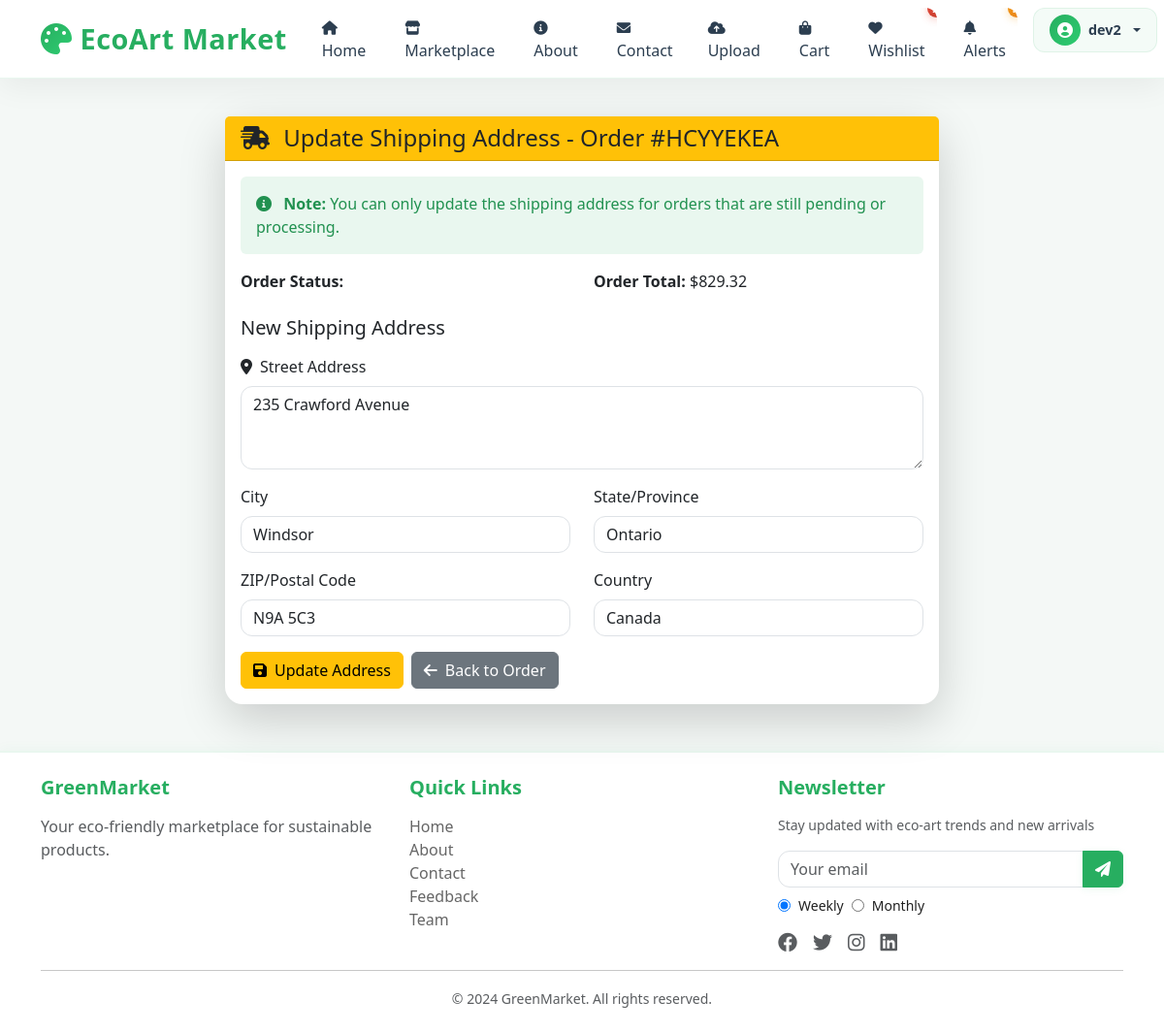
Screenshot of /order/2/shipping/ (signed in) with the database file from the repository.
### market/models.py (models this page shows, shortened)
class Order(models.Model):
    STATUS_CHOICES = [
        ('pending', 'Pending'),
        ('processing', 'Processing'),
        ('shipped', 'Shipped'),
        ('delivered', 'Delivered'),
        ('cancelled', 'Cancelled'),
    ]
    PAYMENT_STATUS_CHOICES = [
        ('pending', 'Pending'),
        ('paid', 'Paid'),
        ('failed', 'Failed'),
        ('refunded', 'Refunded'),
    ]
    PAYMENT_METHOD_CHOICES = [
        ('credit_card', 'Credit Card'),
        ('paypal', 'PayPal'),
        ('bank_transfer', 'Bank Transfer'),
        ('cash_on_delivery', 'Cash on Delivery'),
    ]
    user = models.ForeignKey(User, on_delete=models.CASCADE, related_name='orders')
    order_number = models.CharField(max_length=20, unique=True)
    status = models.CharField(max_length=20, choices=STATUS_CHOICES, default='pending')
    payment_status = models.CharField(max_length=20, choices=PAYMENT_STATUS_CHOICES, default='pending')
    payment_method = models.CharField(max_length=20, choices=PAYMENT_METHOD_CHOICES)
    shipping_address = models.TextField()
    shipping_city = models.CharField(max_length=100)
    shipping_state = models.CharField(max_length=100)
    shipping_zip_code = models.CharField(max_length=20)
    shipping_country = models.CharField(max_length=100)
    shipping_phone = models.CharField(max_length=20)
    subtotal = models.DecimalField(max_digits=10, decimal_places=2)
    shipping_cost = models.DecimalField(max_digits=10, decimal_places=2, default=Decimal('0.00'))
    tax = models.DecimalField(max_digits=10, decimal_places=2, default=Decimal('0.00'))
    total = models.DecimalField(max_digits=10, decimal_places=2)
    created_at = models.DateTimeField(auto_now_add=True)
    updated_at = models.DateTimeField(auto_now=True)
    paid_at = models.DateTimeField(null=True, blank=True)
    shipped_at = models.DateTimeField(null=True, blank=True)
    notes = models.TextField(blank=True, null=True)
    class Meta:
        ordering = ['-created_at']

### market/views.py (the view, shortened to what this page needs)
# urls.py: path('order/<int:order_id>/shipping/', ShippingUpdateView.as_view(), name='shipping_update'),
class ShippingUpdateView(LoginRequiredMixin, View):
    def get(self, request, order_id):
        order = get_object_or_404(Order, id=order_id, user=request.user)
        if order.status not in ['pending', 'processing']:
            messages.error(request, 'This order cannot be modified.')
            return redirect('order_detail', order_id=order_id)
        initial_data = {
            'shipping_address': order.shipping_address,
            'shipping_city': order.shipping_city,
            'shipping_state': order.shipping_state,
            'shipping_zip_code': order.shipping_zip_code,
            'shipping_country': order.shipping_country,
        }
        form = ShippingUpdateForm(initial=initial_data)
        return render(request, 'market/shipping_update.html', {'form': form, 'order': order})

### market/templates/market/shipping_update.html (shortened to what this page needs)
{% extends 'market/base.html' %}
{% block content %}
<div class="container mt-5">
    <div class="row justify-content-center">
        <div class="col-md-8">
            <div class="card shadow-lg border-0">
                <div class="card-header bg-warning text-dark">
                    <h4 class="mb-0">
                        <i class="fas fa-shipping-fast me-2"></i>
                        Update Shipping Address - Order #{{ order.order_number }}
                    </h4>
                </div>
                <div class="card-body">
                    <div class="alert alert-info">
                        <i class="fas fa-info-circle me-2"></i>
                        <strong>Note:</strong> You can only update the shipping address for orders that are still pending or processing.
                    </div>
                    <div class="row mb-4">
                        <div class="col-md-6">
                            <strong>Order Status:</strong>
                            <span class="badge bg-{{ order.status|lower }} ms-2">{{ order.get_status_display }}</span>
                        </div>
                        <div class="col-md-6">
                            <strong>Order Total:</strong> ${{ order.total }}
                        </div>
                    </div>
                    <form method="post">
                        <h5 class="mb-3">New Shipping Address</h5>
                        <div class="mb-3">
                            <label for="id_shipping_address" class="form-label">
                                <i class="fas fa-map-marker-alt me-2"></i>Street Address
                            </label>
                            {{ form.shipping_address }}
                        </div>
                        <div class="row">
                            <div class="col-md-6">
                                <div class="mb-3">
                                    <label for="id_shipping_city" class="form-label">City</label>
                                    {{ form.shipping_city }}
                                </div>
                            </div>
                            <div class="col-md-6">
                                <div class="mb-3">
                                    <label for="id_shipping_state" class="form-label">State/Province</label>
                                    {{ form.shipping_state }}
                                </div>
                            </div>
                        </div>
                        <div class="row">
                            <div class="col-md-6">
                                <div class="mb-3">
                                    <label for="id_shipping_zip_code" class="form-label">ZIP/Postal Code</label>
                                    {{ form.shipping_zip_code }}
                                </div>
                            </div>
                            <div class="col-md-6">
                                <div class="mb-3">
                                    <label for="id_shipping_country" class="form-label">Country</label>
                                    {{ form.shipping_country }}
                                </div>
                            </div>
                        </div>
                        <div class="d-flex gap-2">
                            <button type="submit" class="btn btn-warning">
                                <i class="fas fa-save me-2"></i>Update Address
                            </button>
                            <a href="{% url 'order_detail' order.id %}" class="btn btn-secondary">
                                <i class="fas fa-arrow-left me-2"></i>Back to Order
                            </a>
                        </div>
                    </form>
                </div>
            </div>
        </div>
    </div>
</div>
{% endblock %}

### market/templates/market/base.html (shortened to what this page needs)
<!DOCTYPE html>
<html lang="en">
<head>
    <link href="https://cdn.jsdelivr.net/npm/bootstrap@5.3.0/dist/css/bootstrap.min.css" rel="stylesheet">
    <link rel="stylesheet" href="https://cdnjs.cloudflare.com/ajax/libs/font-awesome/6.0.0/css/all.min.css">
</head>
<body>
    <nav class="navbar navbar-expand-lg navbar-light fixed-top" id="mainNavbar">
        <div class="container">
            <a class="navbar-brand" href="{% url 'home' %}">
                <i class="fas fa-palette brand-icon"></i>
                <span class="brand-text">EcoArt Market</span>
            </a>
            <div class="collapse navbar-collapse" id="navbarNav">
                <ul class="navbar-nav me-auto">
                    <li class="nav-item">
                        <a class="nav-link {% if request.path == '/' %}active{% endif %}" href="{% url 'home' %}">
                            <i class="fas fa-home nav-icon"></i>
                            <span>Home</span>
                        </a>
                    </li>
                    <li class="nav-item">
                        <a class="nav-link {% if request.path == '/market/' %}active{% endif %}" href="{% url 'marketplace' %}">
                            <i class="fas fa-store nav-icon"></i>
                            <span>Marketplace</span>
                        </a>
                    </li>
                    <li class="nav-item">
                        <a class="nav-link {% if request.path == '/about/' %}active{% endif %}" href="{% url 'about' %}">
                            <i class="fas fa-info-circle nav-icon"></i>
                            <span>About</span>
                        </a>
                    </li>
                    <li class="nav-item">
                        <a class="nav-link {% if request.path == '/contact/' %}active{% endif %}" href="{% url 'contact' %}">
                            <i class="fas fa-envelope nav-icon"></i>
                            <span>Contact</span>
                        </a>
                    </li>
                </ul>
                <ul class="navbar-nav user-nav">
                    {% if user.is_authenticated %}
                        <li class="nav-item nav-action-item">
                            <a class="nav-link action-link {% if request.path == '/upload/' %}active{% endif %}" href="{% url 'upload' %}">
                                <i class="fas fa-cloud-upload-alt nav-icon"></i>
                                <span>Upload</span>
                            </a>
                        </li>
                        <li class="nav-item nav-action-item">
                            <a class="nav-link position-relative {% if request.path == '/cart/' %}active{% endif %}" href="{% url 'cart' %}">
                                <i class="fas fa-shopping-bag nav-icon"></i>
                                <span>Cart</span>
                            </a>
                        </li>
                        <li class="nav-item nav-action-item">
                            <a class="nav-link position-relative {% if request.path == '/wishlist/' %}active{% endif %}" href="{% url 'wishlist' %}">
                                <i class="fas fa-heart nav-icon"></i>
                                <span>Wishlist</span>
                                {% if user.is_authenticated %}
                                    {% with wishlist_count=user.wishlist.count %}
                                        {% if wishlist_count > 0 %}
                                            <span class="nav-badge wishlist-badge">{{ wishlist_count }}</span>
                                        {% endif %}
                                    {% endwith %}
                                {% endif %}
                            </a>
                        </li>
                        <li class="nav-item nav-action-item">
                            <a class="nav-link position-relative {% if request.path == '/notifications/' %}active{% endif %}" href="{% url 'notifications' %}">
                                <i class="fas fa-bell nav-icon"></i>
                                <span>Alerts</span>
                                {% if unread_notification_count > 0 %}
                                    <span class="nav-badge notification-badge pulse">{{ unread_notification_count }}</span>
                                {% endif %}
                            </a>
                        </li>
                        <li class="nav-item dropdown nav-user-dropdown">
                            <a class="nav-link dropdown-toggle user-menu" href="#" id="userDropdown" role="button" data-bs-toggle="dropdown" aria-expanded="false">
                                <div class="user-avatar">
                                    {% if user.profile.profile_picture %}
                                        <img src="{{ user.profile.profile_picture.url }}" alt="{{ user.username }}" class="avatar-img">
                                    {% else %}
                                        <i class="fas fa-user-circle"></i>
                                    {% endif %}
                                </div>
                                <span class="user-name">{{ user.username }}</span>
                            </a>
                        </li>
                    {% endif %}
                </ul>
            </div>
        </div>
    </nav>
    <div class="mt-5 pt-4">
        {% block content %}{% endblock %}
    </div>
    <footer class="footer mt-5 py-4">
        <div class="container">
            <div class="row">
                <div class="col-md-4">
                    <h5 class="mb-3">GreenMarket</h5>
                    <p class="text-muted">Your eco-friendly marketplace for sustainable products.</p>
                </div>
                <div class="col-md-4">
                    <h5 class="mb-3">Quick Links</h5>
                    <ul class="list-unstyled">
                        <li><a href="{% url 'home' %}" class="text-decoration-none">Home</a></li>
                        <li><a href="{% url 'about' %}" class="text-decoration-none">About</a></li>
                        <li><a href="{% url 'contact' %}" class="text-decoration-none">Contact</a></li>
                        <li><a href="{% url 'user_feedback' %}" class="text-decoration-none">Feedback</a></li>
                        <li><a href="{% url 'team' %}" class="text-decoration-none">Team</a></li>
                    </ul>
                </div>
                <div class="col-md-4">
                    <h5 class="mb-3">Newsletter</h5>
                    <p class="text-muted small">Stay updated with eco-art trends and new arrivals</p>
                    <form id="newsletter-form" onsubmit="subscribeNewsletter(event)">
                        <div class="input-group mb-2">
                            <input type="email" class="form-control" name="email" placeholder="Your email" required>
                            <button class="btn btn-success" type="submit">
                                <i class="fas fa-paper-plane"></i>
                            </button>
                        </div>
                        <div class="d-flex gap-2 mb-2">
                            <input type="radio" name="frequency" value="weekly" id="weekly" checked>
                            <label for="weekly" class="form-check-label small">Weekly</label>
                            <input type="radio" name="frequency" value="monthly" id="monthly">
                            <label for="monthly" class="form-check-label small">Monthly</label>
                        </div>
                    </form>
                    <div class="d-flex gap-3 mt-3">
                        <a href="#" class="text-muted"><i class="fab fa-facebook fa-lg"></i></a>
                        <a href="#" class="text-muted"><i class="fab fa-twitter fa-lg"></i></a>
                        <a href="#" class="text-muted"><i class="fab fa-instagram fa-lg"></i></a>
                        <a href="#" class="text-muted"><i class="fab fa-linkedin fa-lg"></i></a>
                    </div>
                </div>
            </div>
            <hr>
            <div class="text-center text-muted">
                <small>&copy; 2024 GreenMarket. All rights reserved.</small>
            </div>
        </div>
    </footer>
</body>
</html>

### rows the page displays
Order: order_number "HCYYEKEA", total "829.32", shipping_address "235 Crawford Avenue", shipping_city "Windsor", shipping_state "Ontario", shipping_zip_code "N9A 5C3", shipping_country "Canada"

### other values shown
{{ user.username }} "dev2"
